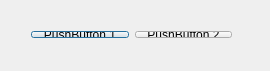
<?xml version="1.0" encoding="UTF-8"?>
<ui version="4.0">
 <class>Dialog</class>
 <widget class="QDialog" name="Dialog">
  <property name="geometry">
   <rect>
    <x>0</x>
    <y>0</y>
    <width>270</width>
    <height>71</height>
   </rect>
  </property>
  <property name="windowTitle">
   <string>Dialog</string>
  </property>
  <widget class="QWidget" name="">
   <property name="geometry">
    <rect>
     <x>20</x>
     <y>20</y>
     <width>223</width>
     <height>29</height>
    </rect>
   </property>
   <layout class="QHBoxLayout" name="horizontalLayout">
    <item>
     <widget class="QPushButton" name="pushButton1">
      <property name="text">
       <string>PushButton 1</string>
      </property>
     </widget>
    </item>
    <item>
     <widget class="QPushButton" name="pushButton2">
      <property name="text">
       <string>PushButton 2</string>
      </property>
     </widget>
    </item>
   </layout>
  </widget>
  <zorder>pushButton1</zorder>
  <zorder>pushButton2</zorder>
  <zorder>pushButton2</zorder>
 </widget>
 <layoutdefault spacing="6" margin="11"/>
 <resources/>
 <connections/>
</ui>
